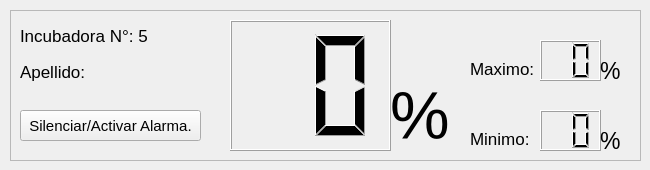
    <widget class="QWidget" name="tab_15">
     <attribute name="title">
      <string>Monitoreo.</string>
     </attribute>
     <widget class="QFrame" name="frame_6">
      <property name="geometry">
       <rect>
        <x>10</x>
        <y>10</y>
        <width>631</width>
        <height>151</height>
       </rect>
      </property>
      <property name="font">
       <font>
        <pointsize>11</pointsize>
       </font>
      </property>
      <property name="styleSheet">
       <string notr="true">selection-color: qlineargradient(spread:reflect, x1:0, y1:0, x2:1, y2:0, stop:1 rgba(188, 233, 255, 255));</string>
      </property>
      <property name="frameShape">
       <enum>QFrame::StyledPanel</enum>
      </property>
      <property name="frameShadow">
       <enum>QFrame::Raised</enum>
      </property>
      <widget class="QLCDNumber" name="lcdNumber_16">
       <property name="geometry">
        <rect>
         <x>220</x>
         <y>10</y>
         <width>161</width>
         <height>131</height>
        </rect>
       </property>
       <property name="sizePolicy">
        <sizepolicy hsizetype="Minimum" vsizetype="Minimum">
         <horstretch>0</horstretch>
         <verstretch>0</verstretch>
        </sizepolicy>
       </property>
       <property name="font">
        <font>
         <pointsize>11</pointsize>
        </font>
       </property>
       <property name="smallDecimalPoint">
        <bool>true</bool>
       </property>
       <property name="digitCount">
        <number>2</number>
       </property>
       <property name="mode">
        <enum>QLCDNumber::Dec</enum>
       </property>
       <property name="segmentStyle">
        <enum>QLCDNumber::Filled</enum>
       </property>
      </widget>
      <widget class="QLCDNumber" name="lcdNumber_17">
       <property name="geometry">
        <rect>
         <x>530</x>
         <y>30</y>
         <width>61</width>
         <height>41</height>
        </rect>
       </property>
       <property name="digitCount">
        <number>2</number>
       </property>
      </widget>
      <widget class="QLCDNumber" name="lcdNumber_18">
       <property name="geometry">
        <rect>
         <x>530</x>
         <y>100</y>
         <width>61</width>
         <height>41</height>
        </rect>
       </property>
       <property name="digitCount">
        <number>2</number>
       </property>
      </widget>
      <widget class="QPushButton" name="pushButton_21">
       <property name="geometry">
        <rect>
         <x>10</x>
         <y>100</y>
         <width>181</width>
         <height>31</height>
        </rect>
       </property>
       <property name="font">
        <font>
         <pointsize>11</pointsize>
        </font>
       </property>
       <property name="text">
        <string>Silenciar/Activar Alarma.</string>
       </property>
      </widget>
      <widget class="QLabel" name="label_66">
       <property name="geometry">
        <rect>
         <x>10</x>
         <y>10</y>
         <width>181</width>
         <height>31</height>
        </rect>
       </property>
       <property name="font">
        <font>
         <pointsize>13</pointsize>
        </font>
       </property>
       <property name="text">
        <string>Incubadora N°: 5</string>
       </property>
      </widget>
      <widget class="QLabel" name="label_67">
       <property name="geometry">
        <rect>
         <x>10</x>
         <y>46</y>
         <width>201</width>
         <height>31</height>
        </rect>
       </property>
       <property name="font">
        <font>
         <pointsize>13</pointsize>
        </font>
       </property>
       <property name="text">
        <string>Apellido:</string>
       </property>
      </widget>
      <widget class="QLabel" name="label_68">
       <property name="geometry">
        <rect>
         <x>460</x>
         <y>50</y>
         <width>71</width>
         <height>17</height>
        </rect>
       </property>
       <property name="font">
        <font>
         <pointsize>13</pointsize>
        </font>
       </property>
       <property name="text">
        <string>Maximo:</string>
       </property>
      </widget>
      <widget class="QLabel" name="label_69">
       <property name="geometry">
        <rect>
         <x>460</x>
         <y>120</y>
         <width>61</width>
         <height>17</height>
        </rect>
       </property>
       <property name="font">
        <font>
         <pointsize>13</pointsize>
        </font>
       </property>
       <property name="text">
        <string>Minimo:</string>
       </property>
      </widget>
      <widget class="QLabel" name="label_70">
       <property name="geometry">
        <rect>
         <x>380</x>
         <y>70</y>
         <width>71</width>
         <height>71</height>
        </rect>
       </property>
       <property name="font">
        <font>
         <pointsize>50</pointsize>
        </font>
       </property>
       <property name="text">
        <string>%</string>
       </property>
      </widget>
      <widget class="QLabel" name="label_71">
       <property name="geometry">
        <rect>
         <x>590</x>
         <y>50</y>
         <width>31</width>
         <height>21</height>
        </rect>
       </property>
       <property name="font">
        <font>
         <pointsize>17</pointsize>
        </font>
       </property>
       <property name="text">
        <string>%</string>
       </property>
      </widget>
      <widget class="QLabel" name="label_72">
       <property name="geometry">
        <rect>
         <x>590</x>
         <y>120</y>
         <width>31</width>
         <height>21</height>
        </rect>
       </property>
       <property name="font">
        <font>
         <pointsize>17</pointsize>
        </font>
       </property>
       <property name="text">
        <string>%</string>
       </property>
      </widget>
     </widget>
    </widget>
